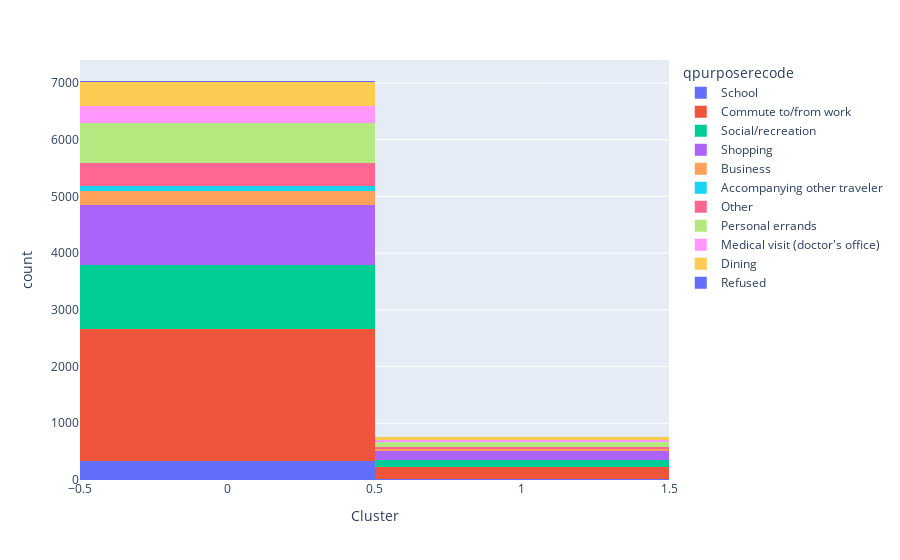

Notebook code cell kept with this figure:
### Code cell
fig = px.histogram(clusters_names, x='Cluster', color="qpurposerecode")
fig.show()

### Figure 1 — Plotly figure (JSON) as saved in the notebook; plotly's stock layout.template omitted (floating-point values rounded to 4 significant figures; data arrays with more than 128 entries replaced by an {"elided": "..."} marker saying what was removed)
{"data": [{"alignmentgroup": "True", "bingroup": "x", "hoverlabel": {"namelength": 0}, "hovertemplate": "qpurposerecode=School<br>Cluster=%{x}<br>count=%{y}", "legendgroup": "School", "marker": {"color": "#636efa"}, "name": "School", "offsetgroup": "School", "orientation": "v", "showlegend": true, "type": "histogram", "x": {"elided": "353 int values"}, "xaxis": "x", "yaxis": "y"}, {"alignmentgroup": "True", "bingroup": "x", "hoverlabel": {"namelength": 0}, "hovertemplate": "qpurposerecode=Commute to/from work<br>Cluster=%{x}<br>count=%{y}", "legendgroup": "Commute to/from work", "marker": {"color": "#EF553B"}, "name": "Commute to/from work", "offsetgroup": "Commute to/from work", "orientation": "v", "showlegend": true, "type": "histogram", "x": {"elided": "2539 int values"}, "xaxis": "x", "yaxis": "y"}, {"alignmentgroup": "True", "bingroup": "x", "hoverlabel": {"namelength": 0}, "hovertemplate": "qpurposerecode=Social/recreation<br>Cluster=%{x}<br>count=%{y}", "legendgroup": "Social/recreation", "marker": {"color": "#00cc96"}, "name": "Social/recreation", "offsetgroup": "Social/recreation", "orientation": "v", "showlegend": true, "type": "histogram", "x": {"elided": "1254 int values"}, "xaxis": "x", "yaxis": "y"}, {"alignmentgroup": "True", "bingroup": "x", "hoverlabel": {"namelength": 0}, "hovertemplate": "qpurposerecode=Shopping<br>Cluster=%{x}<br>count=%{y}", "legendgroup": "Shopping", "marker": {"color": "#ab63fa"}, "name": "Shopping", "offsetgroup": "Shopping", "orientation": "v", "showlegend": true, "type": "histogram", "x": {"elided": "1220 int values"}, "xaxis": "x", "yaxis": "y"}, {"alignmentgroup": "True", "bingroup": "x", "hoverlabel": {"namelength": 0}, "hovertemplate": "qpurposerecode=Business<br>Cluster=%{x}<br>count=%{y}", "legendgroup": "Business", "marker": {"color": "#FFA15A"}, "name": "Business", "offsetgroup": "Business", "orientation": "v", "showlegend": true, "type": "histogram", "x": {"elided": "272 int values"}, "xaxis": "x", "yaxis": "y"}, {"alignmentgroup": "True", "bingroup": "x", "hoverlabel": {"namelength": 0}, "hovertemplate": "qpurposerecode=Accompanying other traveler<br>Cluster=%{x}<br>count=%{y}", "legendgroup": "Accompanying other traveler", "marker": {"color": "#19d3f3"}, "name": "Accompanying other traveler", "offsetgroup": "Accompanying other traveler", "orientation": "v", "showlegend": true, "type": "histogram", "x": [0, 0, 0, 0, 0, 0, 0, 0, 0, 1, 1, 0, 0, 0, 0, 0, 0, 0, 1, 0, 0, 0, 1, 0, 1, 1, 1, 0, 0, 0, 0, 0, 0, 0, 0, 0, 0, 0, 0, 0, 0, 0, 0, 0, 0, 0, 0, 0, 0, 0, 1, 0, 0, 0, 0, 0, 0, 0, 0, 0, 0, 0, 0, 0, 0, 0, 0, 0, 0, 1, 0, 0, 0, 0, 0, 0, 0, 0, 0, 0, 0, 0, 0, 0, 0, 0, 0, 0, 0, 0, 0], "xaxis": "x", "yaxis": "y"}, {"alignmentgroup": "True", "bingroup": "x", "hoverlabel": {"namelength": 0}, "hovertemplate": "qpurposerecode=Other<br>Cluster=%{x}<br>count=%{y}", "legendgroup": "Other", "marker": {"color": "#FF6692"}, "name": "Other", "offsetgroup": "Other", "orientation": "v", "showlegend": true, "type": "histogram", "x": {"elided": "450 int values"}, "xaxis": "x", "yaxis": "y"}, {"alignmentgroup": "True", "bingroup": "x", "hoverlabel": {"namelength": 0}, "hovertemplate": "qpurposerecode=Personal errands<br>Cluster=%{x}<br>count=%{y}", "legendgroup": "Personal errands", "marker": {"color": "#B6E880"}, "name": "Personal errands", "offsetgroup": "Personal errands", "orientation": "v", "showlegend": true, "type": "histogram", "x": {"elided": "781 int values"}, "xaxis": "x", "yaxis": "y"}, {"alignmentgroup": "True", "bingroup": "x", "hoverlabel": {"namelength": 0}, "hovertemplate": "qpurposerecode=Medical visit (doctor's office)<br>Cluster=%{x}<br>count=%{y}", "legendgroup": "Medical visit (doctor's office)", "marker": {"color": "#FF97FF"}, "name": "Medical visit (doctor's office)", "offsetgroup": "Medical visit (doctor's office)", "orientation": "v", "showlegend": true, "type": "histogram", "x": {"elided": "324 int values"}, "xaxis": "x", "yaxis": "y"}, {"alignmentgroup": "True", "bingroup": "x", "hoverlabel": {"namelength": 0}, "hovertemplate": "qpurposerecode=Dining<br>Cluster=%{x}<br>count=%{y}", "legendgroup": "Dining", "marker": {"color": "#FECB52"}, "name": "Dining", "offsetgroup": "Dining", "orientation": "v", "showlegend": true, "type": "histogram", "x": {"elided": "493 int values"}, "xaxis": "x", "yaxis": "y"}, {"alignmentgroup": "True", "bingroup": "x", "hoverlabel": {"namelength": 0}, "hovertemplate": "qpurposerecode=Refused<br>Cluster=%{x}<br>count=%{y}", "legendgroup": "Refused", "marker": {"color": "#636efa"}, "name": "Refused", "offsetgroup": "Refused", "orientation": "v", "showlegend": true, "type": "histogram", "x": [0, 0, 0, 0, 0, 1, 0, 0, 0, 0, 0], "xaxis": "x", "yaxis": "y"}], "layout": {"barmode": "relative", "legend": {"title": {"text": "qpurposerecode"}, "tracegroupgap": 0}, "margin": {"t": 60}, "xaxis": {"anchor": "y", "domain": [0, 1], "title": {"text": "Cluster"}}, "yaxis": {"anchor": "x", "domain": [0, 1], "title": {"text": "count"}}}}
